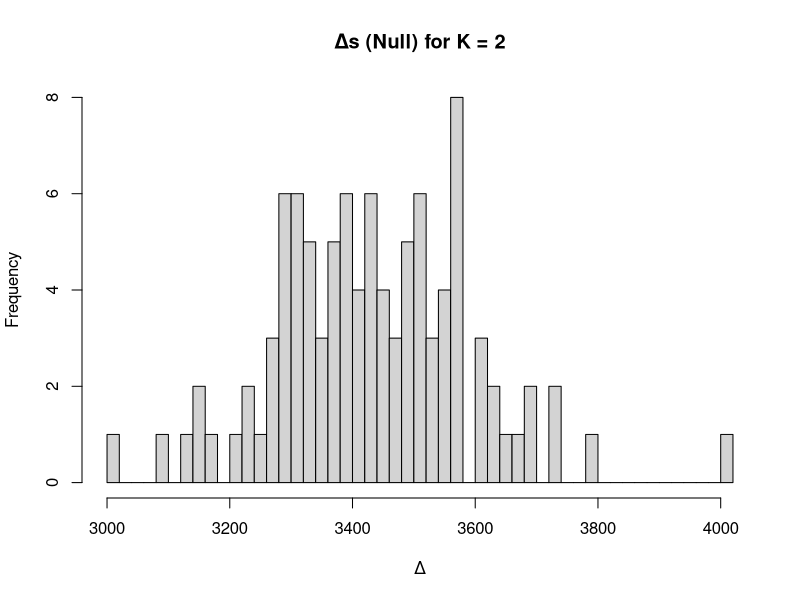
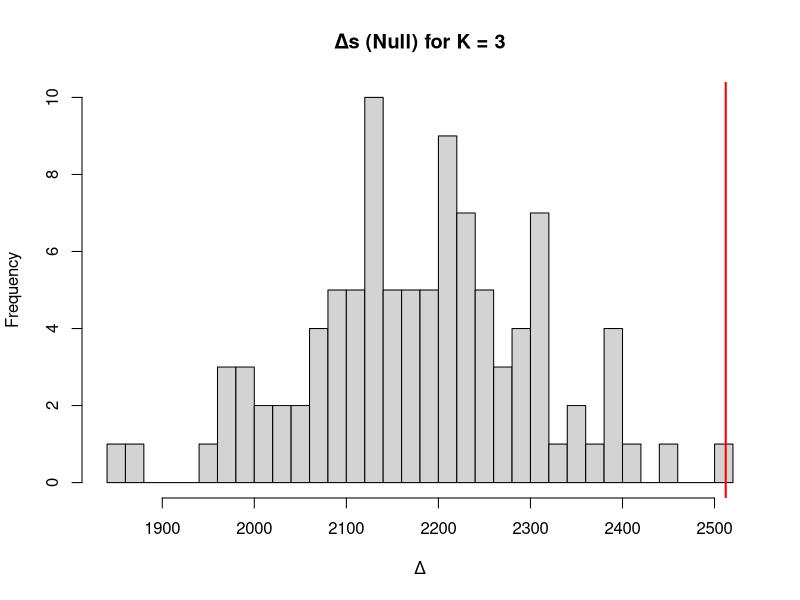
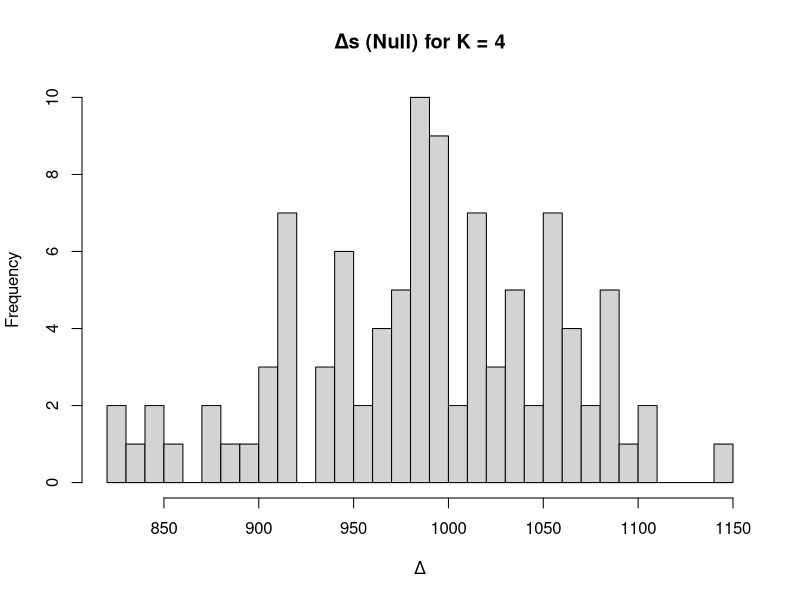
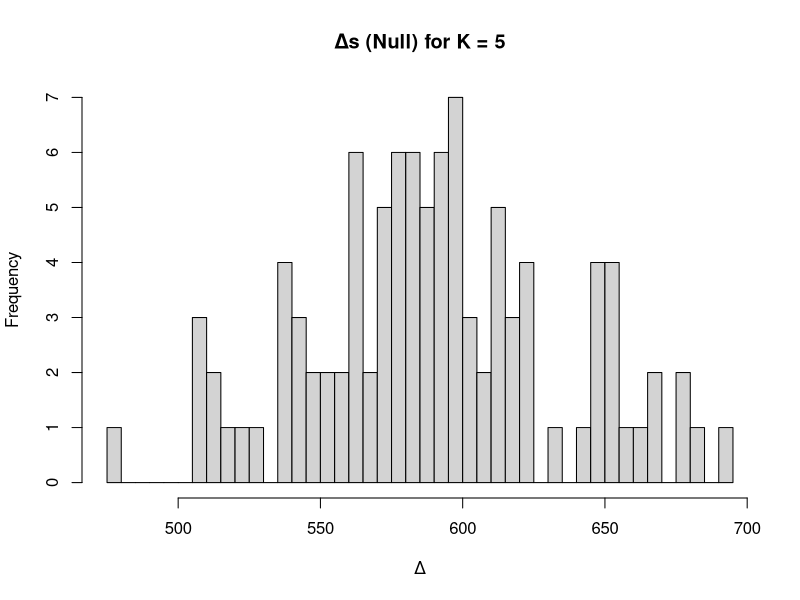
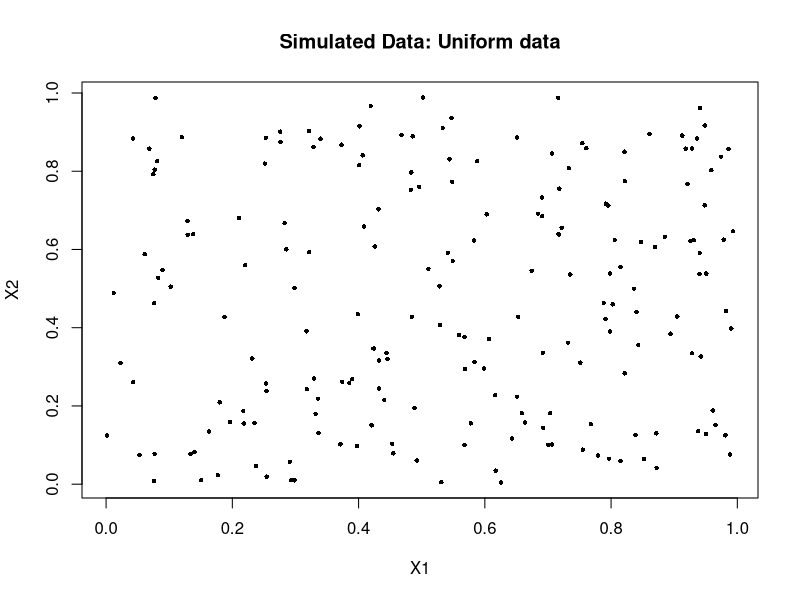
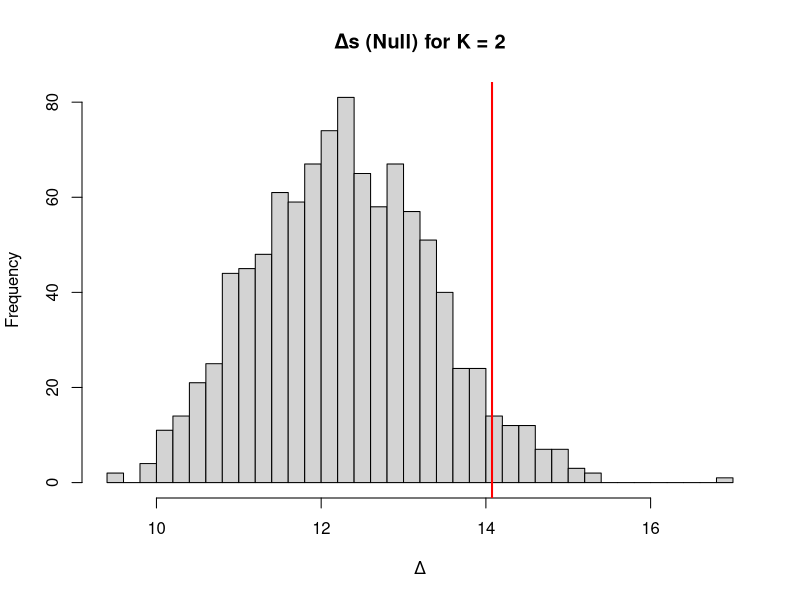
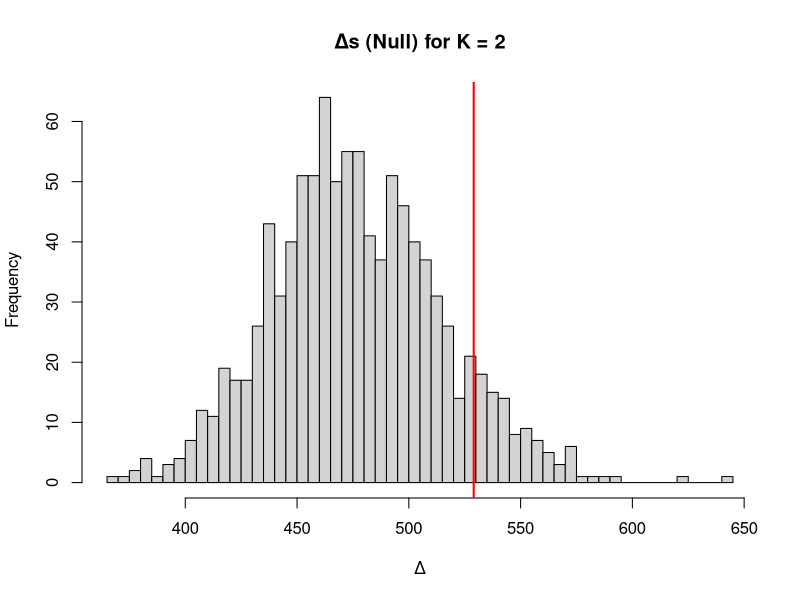

Write R code to recreate these figures, in order.
## ---- chunk 1

permute_k_test <- function(data, K.max = 10, B = 10000, alpha = 0.05) {
  optK <- 1
  km1 <- kmeans(data, centers = 1, nstart = 10)
  prevW <- km1$tot.withinss
  
  for (K in 2:K.max) {
    kmK <- kmeans(data, centers = K, nstart = 10)
    W_K <- kmK$tot.withinss
    delta_real <- prevW - W_K
    
    delta_perm <- numeric(B)
    for (b in 1:B) {
      # Generate truly structureless null data
      null_data <- matrix(rnorm(n = nrow(data) * ncol(data),
                                mean = mean(unlist(data)),
                                sd = sd(unlist(data))),
                          ncol = ncol(data))
      data_perm <- as.data.frame(null_data)
      
      kmK1_perm <- kmeans(data_perm, centers = K - 1, nstart = 10)
      kmK_perm <- kmeans(data_perm, centers = K, nstart = 10)
      
      delta_perm[b] <- kmK1_perm$tot.withinss - kmK_perm$tot.withinss
    }
    
    hist(delta_perm, breaks = 40, main = paste("Δs (Null) for K =", K), xlab = "Δ")
    abline(v = delta_real, col = "red", lwd = 2)
    
    p_val <- mean(delta_perm >= delta_real)
    cat(sprintf("K = %d : WCSS = %.3f, prev WCSS = %.3f, Δ = %.3f, p = %.3f\n",
                K, W_K, prevW, delta_real, p_val))
    
    if (p_val < alpha) {
      optK <- K
      prevW <- W_K
    } else {
      cat(sprintf("Optimal K from permutations = %d ",
                  K-1))
      break
    }
  }
  
  return(optK)
}
## ---- chunk 2
set.seed(123)
n <- 200
sd <- 0.3

cluster1 <- data.frame(X1 = rnorm(n, 0, sd), X2 = rnorm(n, 0, sd))
cluster2 <- data.frame(X1 = rnorm(n, 5, sd), X2 = rnorm(n, 0, sd))
cluster3 <- data.frame(X1 = rnorm(n, 0, sd), X2 = rnorm(n, 5, sd))
cluster4 <- data.frame(X1 = rnorm(n, 5, sd), X2 = rnorm(n, 5, sd))

# Combine all clusters
data.sim <- rbind(cluster1, cluster2, cluster3, cluster4)

## ---- chunk 3
result <- permute_k_test(data.sim, K.max = 6, B = 100, alpha = 0.01)
## ---- chunk 4
set.seed(456)
data.unif <- matrix(runif(200*2, 0, 1), ncol=2)
plot(
  data.unif[,1], data.unif[,2],
  pch = 16, cex = 0.6,
  main = "Simulated Data: Uniform data",
  xlab = "X1", ylab = "X2"
)
result <- permute_k_test(as.data.frame(data.unif), K.max=5, B=1000, alpha=0.05)
# likely res = 1 (no evidence for >1 clusters)
## ---- chunk 5
res_iris <- permute_k_test(as.data.frame(iris[, -5]), K.max=10, B=1000, alpha=0.05)
